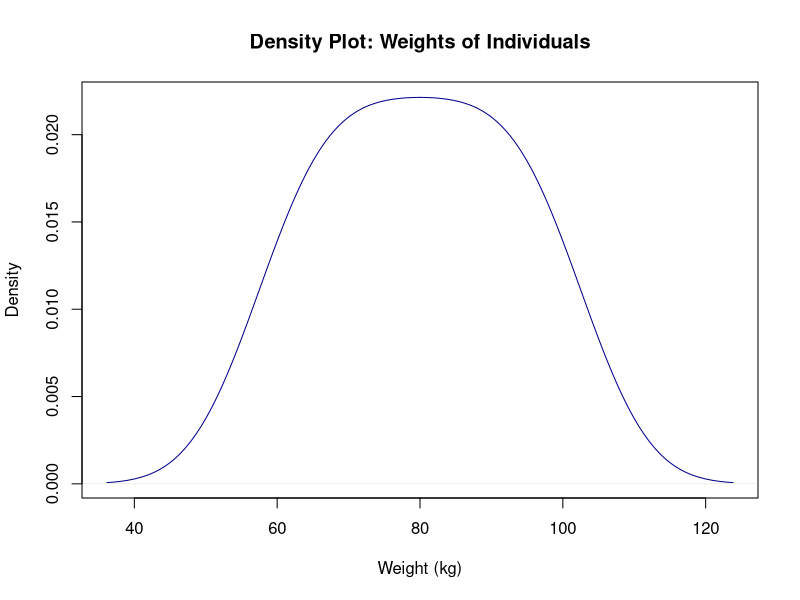

Generate this figure with R:
weights <- c(60, 65, 70, 75, 80, 85, 90, 95, 100)

plot(density(weights), 
     main = "Density Plot: Weights of Individuals", 
     xlab = "Weight (kg)", 
     col = "darkblue")
